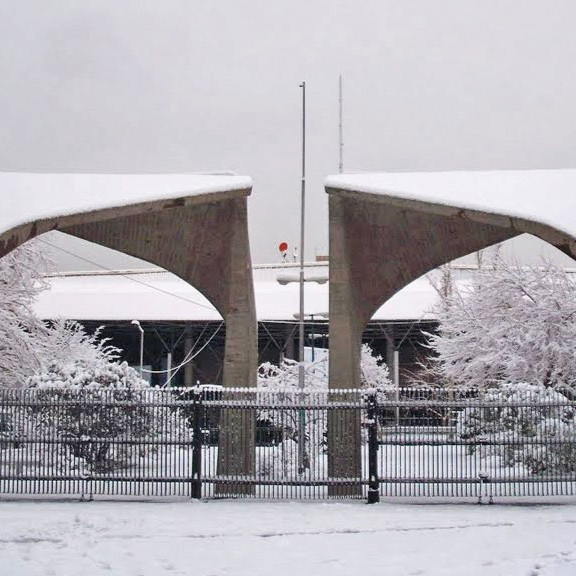
//> input picture CA2/Q3/base.jpg, 576 x 576 px
$ ./Q3   (built with g++ and OpenCV 4)
//> lines starting //> are read from the running program, lines starting //| are printed output that depends on the picture
#include <iostream>
#include <opencv2/opencv.hpp>
#include <immintrin.h>
#include <chrono>
using namespace std;
using namespace cv;

Mat convolve_serial(const Mat& src, const float kernel[3][3]) {
    Mat dst = Mat::zeros(src.size(), CV_32F);
    for (int y = 1; y < src.rows - 1; ++y) {
        for (int x = 1; x < src.cols - 1; ++x) {
            float sum = 0.0f;
            for (int ky = -1; ky <= 1; ++ky) {
                for (int kx = -1; kx <= 1; ++kx) {
                    sum += src.at<float>(y + ky, x + kx) * kernel[ky + 1][kx + 1];
                }
            }
            dst.at<float>(y, x) = sum;
        }
    }
    return dst;
}

Mat convolve_simd(const Mat& src, const float kernel[3][3]) {
    Mat dst = Mat::zeros(src.size(), CV_32F);
    for (int y = 1; y < src.rows - 1; ++y) {
        for (int x = 1; x < src.cols - 1; x += 8) {
            __m256 sum = _mm256_setzero_ps();
            for (int ky = -1; ky <= 1; ++ky) {
                for (int kx = -1; kx <= 1; ++kx) {
                    __m256 pix = _mm256_loadu_ps(&src.at<float>(y + ky, x + kx));
                    __m256 k = _mm256_set1_ps(kernel[ky + 1][kx + 1]);
                    sum = _mm256_fmadd_ps(pix, k, sum);
                }
            }
            _mm256_storeu_ps(&dst.at<float>(y, x), sum);
        }
    }
    return dst;
}

int main() {
    Mat img = imread("base.jpg", IMREAD_GRAYSCALE);
//> img: 576 rows x 576 cols, CV_8UC1; min 0, max 255, mean 171.8
    if (img.empty()) {
        cout << "Image not found!" << endl;
        return -1;
    }

    img.convertTo(img, CV_32F);
//> img: 576 rows x 576 cols, CV_32FC1

    float gaussian_blur[3][3] = {
        {1, 2, 1},
        {2, 4, 2},
        {1, 2, 1}
    };
    float sobel_x[3][3] = {
        {-1, 0, 1},
        {-2, 0, 2},
        {-1, 0, 1}
    };
    float sobel_y[3][3] = {
        {-1, -2, -1},
        {0, 0, 0},
        {1, 2, 1}
    };

    // ---------------- Serial ----------------
    auto t1 = chrono::high_resolution_clock::now();
    Mat blurred_s = convolve_serial(img, gaussian_blur);
//> after the loop in convolve_serial, `for (int y = 1; y < src.rows - 1; ++y)`:
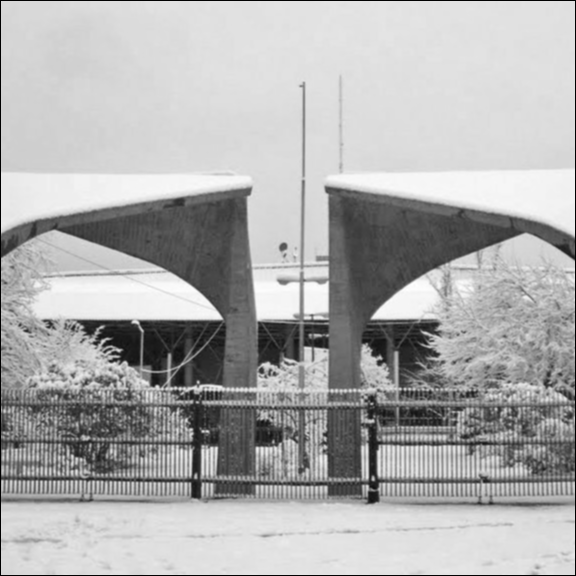
//> dst: 576 rows x 576 cols, CV_32FC1; min 0, max 3984, mean 2726.1; drawn with min black and max white
    Mat edge_x_s = convolve_serial(blurred_s, sobel_x);
//> after the loop in convolve_serial (call 2), `for (int y = 1; y < src.rows - 1; ++y)`:
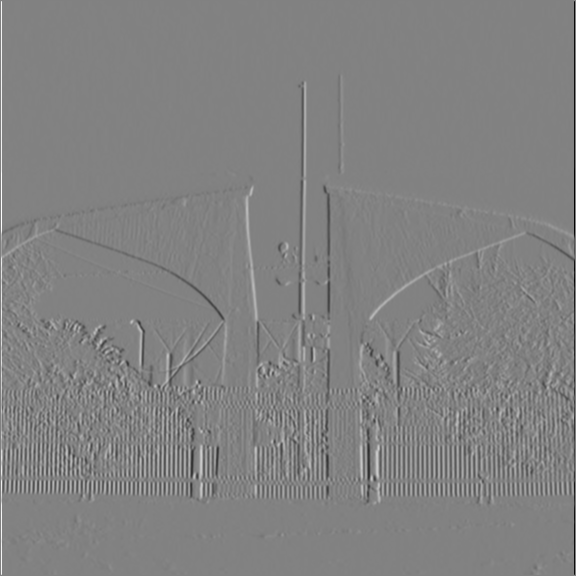
//> dst: 576 rows x 576 cols, CV_32FC1; min -15140, max 14560, mean 1.2; drawn with min black and max white
    Mat edge_y_s = convolve_serial(blurred_s, sobel_y);
//> after the loop in convolve_serial (call 3), `for (int y = 1; y < src.rows - 1; ++y)`:
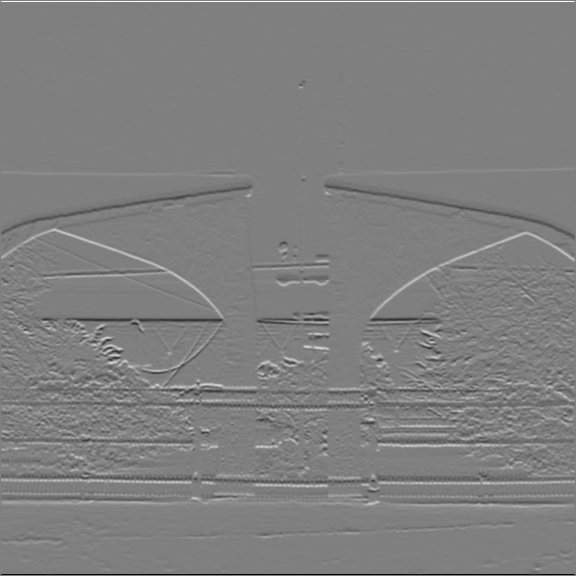
//> dst: 576 rows x 576 cols, CV_32FC1; min -14323, max 14282, mean -0.3; drawn with min black and max white
    Mat magnitude_s;
    magnitude_s = edge_x_s.mul(edge_x_s) + edge_y_s.mul(edge_y_s);
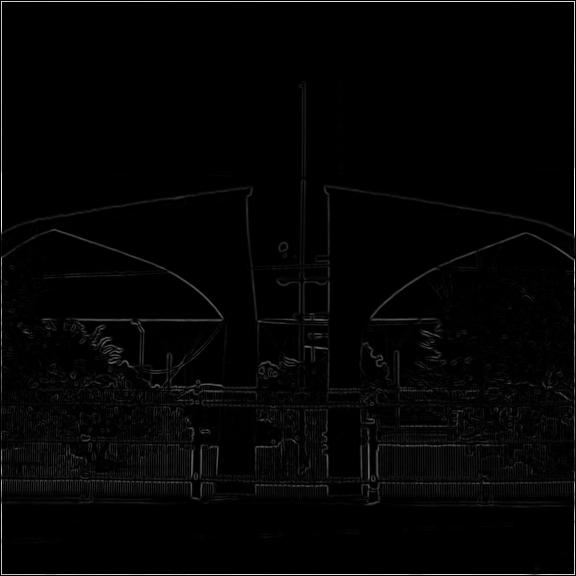
//> magnitude_s: 576 rows x 576 cols, CV_32FC1; min 0, max 229219744, mean 3986496.5; drawn with min black and max white
    sqrt(magnitude_s, magnitude_s);
    magnitude_s.convertTo(magnitude_s, CV_8U);
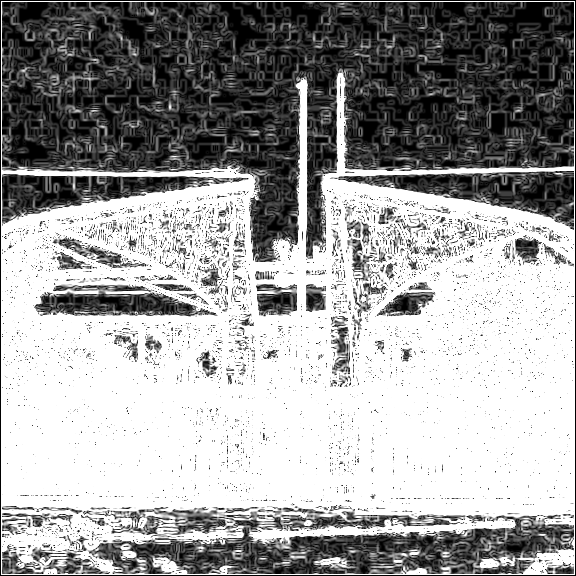
//> magnitude_s: 576 rows x 576 cols, CV_8UC1; min 0, max 255, mean 158.8
    auto t2 = chrono::high_resolution_clock::now();
    double time_serial = chrono::duration<double>(t2 - t1).count();

    // ---------------- SIMD ----------------
    auto t3 = chrono::high_resolution_clock::now();
    Mat blurred_p = convolve_simd(img, gaussian_blur);
    Mat edge_x_p = convolve_simd(blurred_p, sobel_x);
    Mat edge_y_p = convolve_simd(blurred_p, sobel_y);
    Mat magnitude_p;
    magnitude_p = edge_x_p.mul(edge_x_p) + edge_y_p.mul(edge_y_p);
    sqrt(magnitude_p, magnitude_p);
    magnitude_p.convertTo(magnitude_p, CV_8U);
//> magnitude_p: 576 rows x 576 cols, CV_8UC1
    auto t4 = chrono::high_resolution_clock::now();
    double time_simd = chrono::duration<double>(t4 - t3).count();

    double speedup = time_serial / time_simd;

    cout << "Serial time: " << time_serial << " s\n";
    cout << "SIMD time:   " << time_simd << " s\n";
    cout << "Speedup:     " << speedup << "x\n";

    imwrite("edges_serial.jpg", magnitude_s);
    imwrite("edges_simd.jpg", magnitude_p);

    return 0;
}
